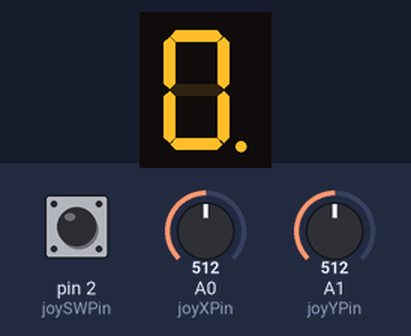
The sketch below on a simulated Arduino Uno, built with avr-gcc and run on an emulated ATmega328P. On the bench: 1-digit seven-segment display. Wiring (inferred from the names in the program): 1-digit 7-segment display, segments lit when LOW: segments pin 5, pin 6, pin 7, pin 8, pin 9, pin 10, pin 11, pin 4. The test bench sets the inputs (shaded band); at power-on: A1 (joyYPin) = 512, pin 2 (joySWPin) HIGH, A0 (joyXPin) = 512. The segment pins are drawn as the display they are named for.

Above: at 0.6 s.
At 1.2 s:
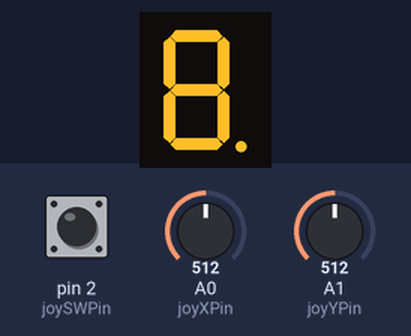
1.3 s: A1 (joyYPin) set to 390
At 1.9 s:
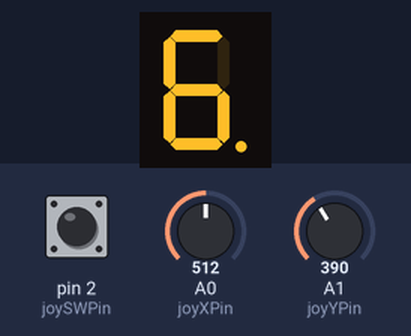
3.0 s: pin 2 (joySWPin) pulled LOW for 0.15 s
Timing chart, 0 to 6.0 s (numbered marks = the images above; inputs shaded):
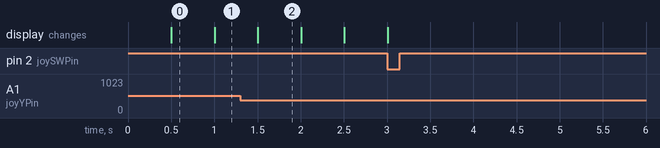

The sketch:

homework3.ino
```cpp
const int pinA = 4;
const int pinB = 5;
const int pinC = 6;
const int pinD = 7;
const int pinE = 8;
const int pinF = 9;
const int pinG = 10;
const int pinDP = 11;

const int joyXPin = A0;
const int joyYPin = A1;
const int joySWPin = 2;

const int joyLeftThreshold = 400;
const int joyRightThreshold = 700;

bool joyIsNeutral = true;
bool joySWState = HIGH;
bool joyPrevSWState = HIGH;

int currentState = 1;
const int segSize = 8;
int currentPosition = segSize - 1;

bool commonAnode = false;

int segments[segSize] = {
  //0 , 1 ,   2 ,   3 ,   4 ,   5 ,   6 ,   7
  pinA, pinB, pinC, pinD, pinE, pinF, pinG, pinDP
};

byte segmentsValues[segSize] = {
// a    b    c    d    e    f    g    dp
  LOW, LOW, LOW, LOW, LOW, LOW, LOW, LOW
};

int movementsMatrix[segSize][4] = {
//Left Down Right Up  ( 0-pinA, 1-pinB, 2-pinC, 3-pinD, 4-pinE, 5-pinF, 6-pinG, 7-pinDP)
  {5,  6,   1,  -1}, // a
  {5,  6,   -1,  0}, // b
  {4,  3,   7,  6}, // c
  {4,  -1,  2,   6}, // d
  {-1, 3,   2,   6}, // e
  {-1, 6,   1,   0}, // f
  {-1, 3,   -1,  0}, // g
  {2,  -1,   -1,  -1}, // dp
};

unsigned long lastBlink = 0;
const int blinkInterval = 500;
int blinkValue = LOW;

unsigned long lastjoySWPress = 0;
const int joySwPressThreshold = 800;

void setup() {
  for (int i = 0; i < segSize; i++)
    pinMode(segments[i], OUTPUT);
  pinMode(joySWPin, INPUT_PULLUP);
}

void loop() {
  int joyX = analogRead(joyXPin);
  int joyY = analogRead(joyYPin);

  if (millis() - lastBlink > blinkInterval) {
    blinkValue = !blinkValue;
    lastBlink = millis();
  }

  if(currentState == 1)
    move(joyX, joyY);
  else if ((joyX > joyRightThreshold && joyIsNeutral) || (joyX < joyLeftThreshold && joyIsNeutral)) {
    segmentsValues[currentPosition] = !segmentsValues[currentPosition];
    joyIsNeutral = false;
  }

  if(joyX >= joyLeftThreshold && joyX <= joyRightThreshold && joyY >= joyLeftThreshold && joyY <= joyRightThreshold)
    joyIsNeutral = true;

  setSegments();

  joySWState = digitalRead(joySWPin);
  if(joySWState != joyPrevSWState) {
    if(joySWState == LOW)
      lastjoySWPress = millis();
    else {
      if(millis() - lastjoySWPress < joySwPressThreshold)
        changeState();
      else
        resetDisplay();
    }
  }
  joyPrevSWState = joySWState;
}

void setSegments() {
  if(currentState == 1)
    digitalWrite(segments[currentPosition], blinkValue);
  for(int i = 0; i < segSize; i++)
    if(currentState == 2 || i != currentPosition)
      digitalWrite(segments[i], segmentsValues[i] ^ commonAnode);
}

void move(int joyX, int joyY){
  int nextLed = -1;
  if(joyX < joyLeftThreshold && joyIsNeutral)
    nextLed = movementsMatrix[currentPosition][1];
  if(joyX > joyRightThreshold && joyIsNeutral)
    nextLed = movementsMatrix[currentPosition][3];
  if(joyY < joyLeftThreshold && joyIsNeutral)
    nextLed = movementsMatrix[currentPosition][0];
  if(joyY > joyRightThreshold && joyIsNeutral)
    nextLed = movementsMatrix[currentPosition][2];
  if(nextLed != -1)
      currentPosition = nextLed;
  joyIsNeutral = false;
}

void changeState() {
 if(currentState == 1)
    currentState = 2;
  else
    currentState = 1;
}

void resetDisplay() {
  for (int i = 0; i < segSize; i++)
    segmentsValues[i] = 0;
  currentPosition = segSize - 1;
  currentState = 1;
}
```

Measured:
- after the input at 1.3 s, the display: changes after 0.20 s (image 2)
- what the display in image 0 shows lasts 0.5 s, from 0.5 s to 1.0 s
